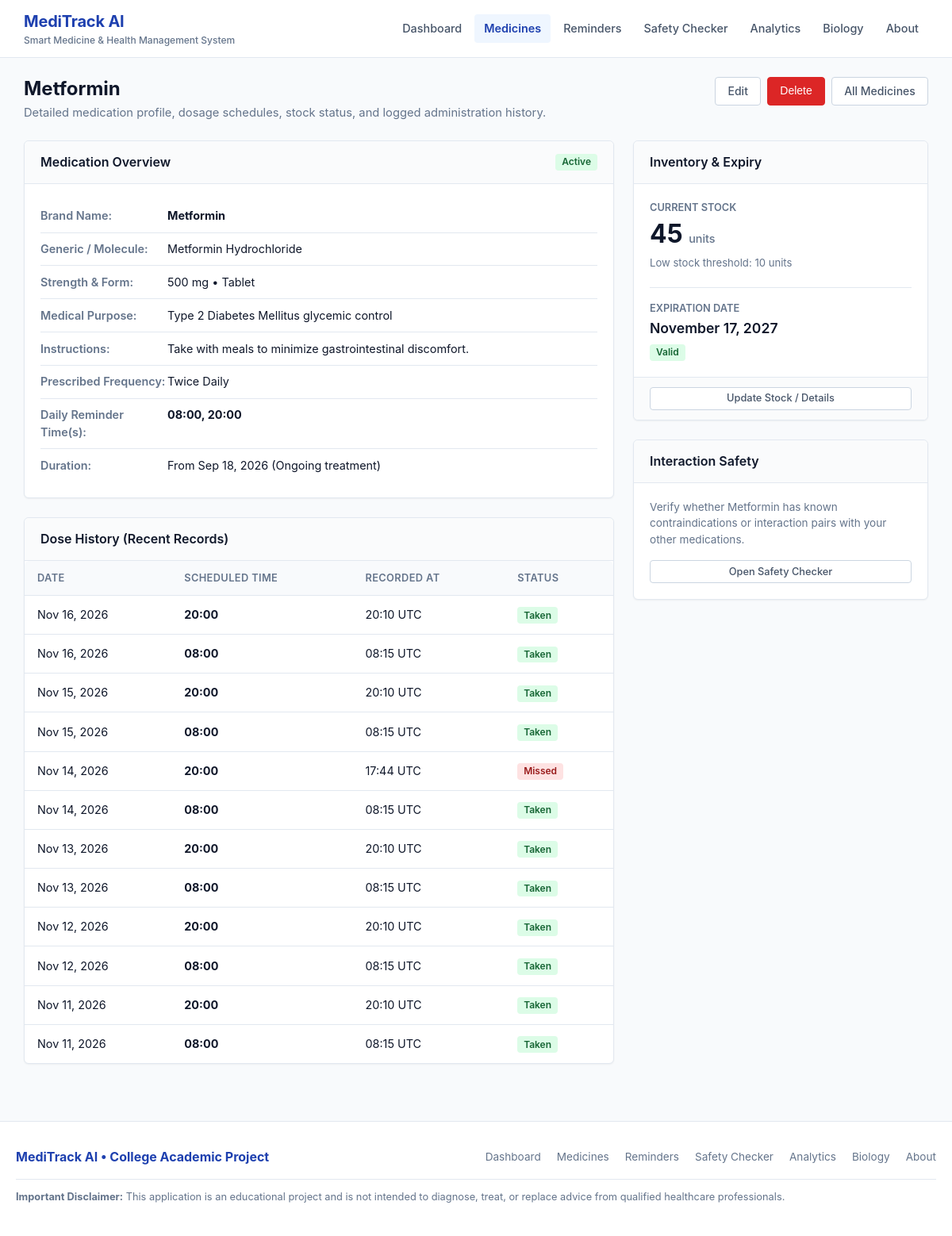
Screenshot of /medicines/1 with the database file from the repository.
### models.py (models this page shows, shortened)
class Medicine(db.Model):
    __tablename__ = 'medicines'
    id = db.Column(db.Integer, primary_key=True)
    name = db.Column(db.String(100), nullable=False)
    generic_name = db.Column(db.String(100), nullable=True)
    strength = db.Column(db.String(50), nullable=False)        # e.g., "500 mg", "10 ml"
    form = db.Column(db.String(50), nullable=False)            # e.g., "Tablet", "Capsule", "Syrup"
    purpose = db.Column(db.String(150), nullable=True)         # e.g., "Hypertension", "Pain Relief"
    instructions = db.Column(db.String(200), nullable=True)    # e.g., "Take after food with water"
    frequency = db.Column(db.String(50), nullable=False)       # e.g., "Once Daily", "Twice Daily"
    reminder_time = db.Column(db.String(50), nullable=False)   # e.g., "08:00" or "08:00, 20:00"
    quantity = db.Column(db.Integer, nullable=False, default=10) # Current count/units
    low_stock_threshold = db.Column(db.Integer, default=5)
    start_date = db.Column(db.Date, nullable=False, default=date.today)
    end_date = db.Column(db.Date, nullable=True)
    expiry_date = db.Column(db.Date, nullable=False)
    created_at = db.Column(db.DateTime, default=get_utc_now)
    dose_logs = db.relationship('DoseLog', backref='medicine', cascade='all, delete-orphan', lazy=True)
    def get_status_info(self, ref_date=None):
        if ref_date is None:
            ref_date = date.today()
        days_to_expiry = (self.expiry_date - ref_date).days
        if days_to_expiry < 0:
            return ("Expired", "badge-danger", 1)
        if self.quantity <= 0:
            return ("Out of Stock", "badge-danger", 2)
        if days_to_expiry <= 30:
            return ("Expiring Soon", "badge-warning", 3)
        if self.quantity <= self.low_stock_threshold:
            return ("Low Stock", "badge-amber", 4)
        if self.end_date and self.end_date < ref_date:
            return ("Completed", "badge-secondary", 5)
        return ("Active", "badge-success", 6)
    @property
    def status_label(self):
        return self.get_status_info()[0]
    @property
    def status_badge_class(self):
        return self.get_status_info()[1]
    @property
    def is_low_stock(self):
        return 0 < self.quantity <= self.low_stock_threshold
    @property
    def is_expiring_soon(self):
        days = (self.expiry_date - date.today()).days
        return 0 <= days <= 30
    @property
    def is_expired(self):
        return self.expiry_date < date.today()

class DoseLog(db.Model):
    __tablename__ = 'dose_logs'
    id = db.Column(db.Integer, primary_key=True)
    medicine_id = db.Column(db.Integer, db.ForeignKey('medicines.id', ondelete='CASCADE'), nullable=False)
    scheduled_time = db.Column(db.String(20), nullable=False) # e.g. "08:00"
    log_date = db.Column(db.Date, nullable=False, default=date.today)
    status = db.Column(db.String(20), nullable=False, default="Taken") # "Taken", "Missed"
    taken_at = db.Column(db.DateTime, default=get_utc_now)
    notes = db.Column(db.String(200), nullable=True)
    __table_args__ = (
        db.UniqueConstraint('medicine_id', 'log_date', 'scheduled_time', name='unique_dose_per_slot'),
    )

### app.py (the view)
    @app.route('/medicines/<int:med_id>', endpoint='medicine_detail')
    @app.route('/medicines/detail/<int:id>', endpoint='medicine_detail_id')
    def medicine_detail(med_id=None, id=None):
        actual_id = med_id if med_id is not None else id
        med = Medicine.query.get_or_404(actual_id)
        dose_history = (
            DoseLog.query
            .filter_by(medicine_id=med.id)
            .order_by(DoseLog.log_date.desc(), DoseLog.taken_at.desc())
            .limit(30).all()
        )
        days_to_expiry = (med.expiry_date - date.today()).days
        return render_template(
            'medicine_detail.html',
            medicine=med,
            dose_history=dose_history,
            logs=dose_history,
            days_to_expiry=days_to_expiry,
            days_until_expiry=days_to_expiry
        )

### templates/medicine_detail.html (shortened to what this page needs)
{% extends 'base.html' %}
{% block content %}
<div class="page-header">
  <div>
    <h1 class="page-title">{{ medicine.name }}</h1>
    <p class="page-description">Detailed medication profile, dosage schedules, stock status, and logged administration history.</p>
  </div>
  <div style="display: flex; gap: 0.5rem;">
    <a href="{{ url_for('medicine_edit', med_id=medicine.id) }}" class="btn btn-secondary">Edit</a>
    <form action="{{ url_for('medicine_delete', med_id=medicine.id) }}" method="POST" onsubmit="return confirm('Delete this medicine? This action cannot be undone.');" style="display: inline;">
      <button type="submit" class="btn btn-danger">Delete</button>
    </form>
    <a href="{{ url_for('medicines_list') }}" class="btn btn-secondary">All Medicines</a>
  </div>
</div>
<div class="detail-grid">
  <div>
    <div class="card">
      <div class="card-header">
        <span class="card-title">Medication Overview</span>
        <span class="badge {{ medicine.status_badge_class }}">{{ medicine.status_label }}</span>
      </div>
      <div class="card-body">
        <ul class="info-list">
          <li class="info-item">
            <span class="info-label">Brand Name:</span>
            <span class="info-value"><strong>{{ medicine.name }}</strong></span>
          </li>
          <li class="info-item">
            <span class="info-label">Generic / Molecule:</span>
            <span class="info-value">{{ medicine.generic_name or 'Not specified' }}</span>
          </li>
          <li class="info-item">
            <span class="info-label">Strength & Form:</span>
            <span class="info-value">{{ medicine.strength }} &bull; {{ medicine.form }}</span>
          </li>
          <li class="info-item">
            <span class="info-label">Medical Purpose:</span>
            <span class="info-value">{{ medicine.purpose or 'Not specified' }}</span>
          </li>
          <li class="info-item">
            <span class="info-label">Instructions:</span>
            <span class="info-value">{{ medicine.instructions or 'Take as prescribed.' }}</span>
          </li>
          <li class="info-item">
            <span class="info-label">Prescribed Frequency:</span>
            <span class="info-value">{{ medicine.frequency }}</span>
          </li>
          <li class="info-item">
            <span class="info-label">Daily Reminder Time(s):</span>
            <span class="info-value"><strong>{{ medicine.reminder_time }}</strong></span>
          </li>
          <li class="info-item">
            <span class="info-label">Duration:</span>
            <span class="info-value">
              From {{ medicine.start_date.strftime('%b %d, %Y') }}
              {% if medicine.end_date %}
                to {{ medicine.end_date.strftime('%b %d, %Y') }}
              {% else %}
                (Ongoing treatment)
              {% endif %}
            </span>
          </li>
        </ul>
      </div>
    </div>
    <div class="card">
      <div class="card-header">
        <span class="card-title">Dose History (Recent Records)</span>
      </div>
      <div class="card-body" style="padding: 0;">
        {% if dose_history %}
          <div class="table-responsive">
            <table class="table">
              <thead>
                <tr>
                  <th>Date</th>
                  <th>Scheduled Time</th>
                  <th>Recorded At</th>
                  <th>Status</th>
                </tr>
              </thead>
              <tbody>
                {% for log in dose_history %}
                  <tr>
                    <td>{{ log.log_date.strftime('%b %d, %Y') }}</td>
                    <td><strong>{{ log.scheduled_time }}</strong></td>
                    <td>
                      {% if log.taken_at %}
                        {{ log.taken_at.strftime('%H:%M UTC') }}
                      {% else %}
                        &mdash;
                      {% endif %}
                    </td>
                    <td>
                      {% if log.status == 'Taken' %}
                        <span class="badge badge-success">Taken</span>
                      {% else %}
                        <span class="badge badge-danger">Missed</span>
                      {% endif %}
                    </td>
                  </tr>
                {% endfor %}
              </tbody>
            </table>
          </div>
        {% else %}
          <div class="empty-state" style="padding: 2rem 1rem;">
            <div class="empty-state-title">No Dose Logs Yet</div>
            <p class="empty-state-desc">No intake events have been recorded for this medication yet.</p>
          </div>
        {% endif %}
      </div>
    </div>
  </div>
  <div>
    <div class="card">
      <div class="card-header">
        <span class="card-title">Inventory & Expiry</span>
      </div>
      <div class="card-body">
        <div style="margin-bottom: 1.25rem;">
          <div style="font-size: 0.8rem; color: var(--text-muted); text-transform: uppercase; font-weight: 600;">Current Stock</div>
          <div style="font-size: 2rem; font-weight: 700; color: {% if medicine.is_low_stock %}var(--status-danger-text){% else %}var(--text-main){% endif %};">
            {{ medicine.quantity }} <span style="font-size: 0.9rem; font-weight: 500; color: var(--text-muted);">units</span>
          </div>
          <div style="font-size: 0.82rem; color: var(--text-muted); margin-top: 0.2rem;">
            Low stock threshold: {{ medicine.low_stock_threshold }} units
          </div>
        </div>
        <div style="padding-top: 1rem; border-top: 1px solid var(--border-color);">
          <div style="font-size: 0.8rem; color: var(--text-muted); text-transform: uppercase; font-weight: 600;">Expiration Date</div>
          <div style="font-size: 1.1rem; font-weight: 600; margin-top: 0.2rem;">
            {{ medicine.expiry_date.strftime('%B %d, %Y') }}
          </div>
          <div style="font-size: 0.85rem; margin-top: 0.35rem;">
            {% if medicine.is_expired %}
              <span class="badge badge-danger">Expired</span>
            {% elif medicine.is_expiring_soon %}
              <span class="badge badge-warning">Expiring within 30 days</span>
            {% else %}
              <span class="badge badge-success">Valid</span>
            {% endif %}
          </div>
        </div>
      </div>
      <div class="card-footer">
        <a href="{{ url_for('medicine_edit', med_id=medicine.id) }}" class="btn btn-sm btn-secondary btn-block">Update Stock / Details</a>
      </div>
    </div>
    <div class="card">
      <div class="card-header">
        <span class="card-title">Interaction Safety</span>
      </div>
      <div class="card-body">
        <p style="font-size: 0.85rem; color: var(--text-muted); margin-bottom: 1rem;">
          Verify whether {{ medicine.name }} has known contraindications or interaction pairs with your other medications.
        </p>
        <a href="{{ url_for('safety_checker') }}" class="btn btn-sm btn-secondary btn-block">Open Safety Checker</a>
      </div>
    </div>
  </div>
</div>
{% endblock %}

### static/css/style.css (style rules this page uses)
:root { --bg-color: #f8fafc; --surface-color: #ffffff; --border-color: #e2e8f0; --border-color-dark: #cbd5e1; --text-main: #0f172a; --text-muted: #64748b; --text-light: #94a3b8; --primary: #1e40af; --primary-hover: #1d4ed8; --primary-light: #eff6ff; --secondary: #475569; --secondary-hover: #334155; --status-active-bg: #dcfce7; --status-active-text: #166534; --status-warning-bg: #fef3c7; --status-warning-text: #92400e; --status-danger-bg: #fee2e2; --status-danger-text: #991b1b; --status-info-bg: #e0f2fe; --status-info-text: #075985; --status-amber-bg: #ffedd5; --status-amber-text: #9a3412; --radius-sm: 4px; --radius-md: 6px; --radius-lg: 8px; --shadow-sm: 0 1px 2px 0 rgba(0, 0, 0, 0.05); --shadow-md: 0 2px 4px -1px rgba(0, 0, 0, 0.06), 0 1px 2px -1px rgba(0, 0, 0, 0.04); }
* { box-sizing: border-box; margin: 0; padding: 0; }
body { font-family: -apple-system, BlinkMacSystemFont, "Segoe UI", Roboto, "Helvetica Neue", Arial, sans-serif; background-color: var(--bg-color); color: var(--text-main); line-height: 1.5; font-size: 15px; min-height: 100vh; display: flex; flex-direction: column; }
.page-header { margin-bottom: 1.5rem; display: flex; justify-content: space-between; align-items: flex-start; flex-wrap: wrap; gap: 1rem; }
.page-title { font-size: 1.5rem; font-weight: 700; color: var(--text-main); line-height: 1.25; }
.page-description { color: var(--text-muted); font-size: 0.92rem; margin-top: 0.25rem; }
.card { background-color: var(--surface-color); border: 1px solid var(--border-color); border-radius: var(--radius-md); box-shadow: var(--shadow-sm); margin-bottom: 1.5rem; }
.card-header { padding: 0.9rem 1.25rem; border-bottom: 1px solid var(--border-color); display: flex; align-items: center; justify-content: space-between; background-color: #fafbfc; border-top-left-radius: var(--radius-md); border-top-right-radius: var(--radius-md); }
.card-title { font-size: 1rem; font-weight: 600; color: var(--text-main); }
.card-body { padding: 1.25rem; }
.card-footer { padding: 0.75rem 1.25rem; border-top: 1px solid var(--border-color); background-color: #fafbfc; border-bottom-left-radius: var(--radius-md); border-bottom-right-radius: var(--radius-md); font-size: 0.85rem; }
.btn { display: inline-flex; align-items: center; justify-content: center; font-size: 0.875rem; font-weight: 500; padding: 0.5rem 0.95rem; border-radius: var(--radius-sm); border: 1px solid transparent; cursor: pointer; text-decoration: none; line-height: 1.25; transition: background-color 0.15s ease, border-color 0.15s ease, color 0.15s ease; }
.btn-secondary { background-color: var(--surface-color); color: var(--secondary); border-color: var(--border-color-dark); }
.btn-danger { background-color: #dc2626; color: #ffffff; border-color: #dc2626; }
.btn-sm { font-size: 0.8rem; padding: 0.35rem 0.65rem; }
.btn-block { width: 100%; }
.badge { display: inline-block; font-size: 0.75rem; font-weight: 600; padding: 0.2rem 0.5rem; border-radius: var(--radius-sm); line-height: 1.2; text-transform: capitalize; }
.badge-success { background-color: var(--status-active-bg); color: var(--status-active-text); }
.badge-danger { background-color: var(--status-danger-bg); color: var(--status-danger-text); }
.table-responsive { width: 100%; overflow-x: auto; border-radius: var(--radius-md); }
.table { width: 100%; border-collapse: collapse; font-size: 0.9rem; text-align: left; }
.table th { background-color: #f8fafc; color: var(--text-muted); font-weight: 600; font-size: 0.8rem; text-transform: uppercase; letter-spacing: 0.03em; padding: 0.75rem 1rem; border-bottom: 1px solid var(--border-color); }
.table td { padding: 0.8rem 1rem; border-bottom: 1px solid var(--border-color); vertical-align: middle; }
.table tbody tr:last-child td { border-bottom: none; }
.detail-grid { display: grid; grid-template-columns: 2fr 1fr; gap: 1.5rem; }
.info-list { list-style: none; }
.info-item { display: flex; padding: 0.6rem 0; border-bottom: 1px solid var(--border-color); font-size: 0.9rem; }
.info-item:last-child { border-bottom: none; }
.info-label { width: 160px; font-weight: 600; color: var(--text-muted); flex-shrink: 0; }
.info-value { color: var(--text-main); flex: 1; }

### rows the page displays
Medicine: name "Metformin", status_label "Active", generic_name "Metformin Hydrochloride", strength "500 mg", form "Tablet", purpose "Type 2 Diabetes Mellitus glycemic control", instructions "Take with meals to minimize gastrointestinal discomfort.", frequency "Twice Daily", reminder_time "08:00, 20:00", start_date "Sep 18, 2026", quantity "45", low_stock_threshold "10", expiry_date "November 17, 2027"
DoseLog: log_date "Nov 16, 2026", scheduled_time "20:00", taken_at "20:10 UTC", status "Taken"
DoseLog: log_date "Nov 16, 2026", scheduled_time "08:00", taken_at "08:15 UTC", status "Taken"
DoseLog: log_date "Nov 15, 2026", scheduled_time "20:00", taken_at "20:10 UTC", status "Taken"
DoseLog: log_date "Nov 15, 2026", scheduled_time "08:00", taken_at "08:15 UTC", status "Taken"
DoseLog: log_date "Nov 14, 2026", scheduled_time "20:00", taken_at "17:44 UTC", status "Missed"
DoseLog: log_date "Nov 14, 2026", scheduled_time "08:00", taken_at "08:15 UTC", status "Taken"
DoseLog: log_date "Nov 13, 2026", scheduled_time "20:00", taken_at "20:10 UTC", status "Taken"
DoseLog: log_date "Nov 13, 2026", scheduled_time "08:00", taken_at "08:15 UTC", status "Taken"
DoseLog: log_date "Nov 12, 2026", scheduled_time "20:00", taken_at "20:10 UTC", status "Taken"
DoseLog: log_date "Nov 12, 2026", scheduled_time "08:00", taken_at "08:15 UTC", status "Taken"
DoseLog: log_date "Nov 11, 2026", scheduled_time "20:00", taken_at "20:10 UTC", status "Taken"
DoseLog: log_date "Nov 11, 2026", scheduled_time "08:00", taken_at "08:15 UTC", status "Taken"
